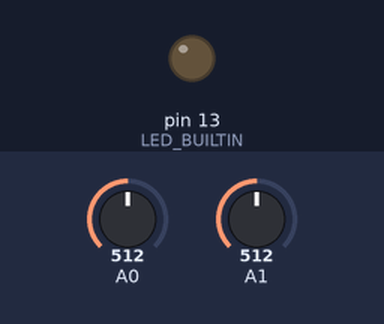
Bench run of a sketch on a simulated Arduino Uno, built with avr-gcc and run on an emulated ATmega328P. On the bench: output pins drawn as LEDs (lit = HIGH). The test bench sets the inputs (shaded band); at power-on: A0 = 512, A1 = 512.

Above: at 1.2 s.
1.3 s: A0 set to 524
At 2.5 s:
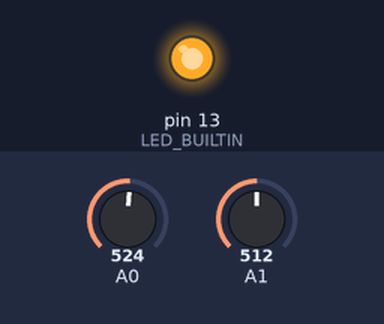
2.8 s: A0 set to 511
At 3.6 s:
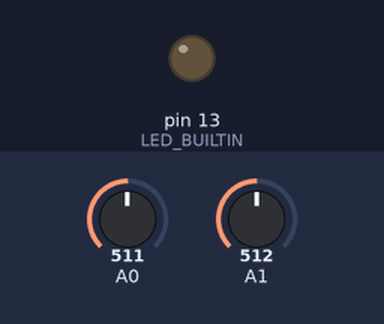
4.3 s: A0 set to 716
At 4.9 s:
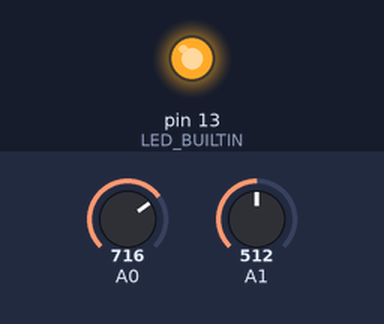
Timing chart, 0 to 7.3 s (numbered marks = the images above; inputs shaded):
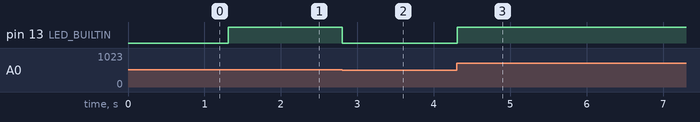

The sketch:

comparador_fotoceldas.ino
```cpp
/* Comparador de iluminación con 2 fotoceldas
 *
 *  David Guzmán
 *  14 de julio de 2021
 *
 *  Creado usando Tinkercad
 *
 *  Lee valor medido por 2 fotoceldas. Enciende LED de Arduino si la
 *  luz vista a la 'derecha' es mayor que la de la 'izquierda'.
 *
 *  A mayor iluminación, mayor lectura en el puerto de entrada análogo.
 *  Si desea invertir este comportamiento, puede intercambiar lugares
 *  entre fotocelda y resistencia.
 *
 *  Conexiones:
 *
 * Fotocelda derecha:
 *    5V --- fotocelda ---- R=10kohm --- GND
 *                       |
 *                       ---- A0
 *
 *  Fotocelda izquierda:
 *    5V --- fotocelda ---- R=10kohm --- GND
 *                       |
 *                       ---- A1
 *
 */
int fotoIzq = 0;

int fotoDer = 0;

void setup()
{
  pinMode(A1, INPUT);
  pinMode(A0, INPUT);
  pinMode(LED_BUILTIN, OUTPUT);
}

void loop()
{
  fotoIzq = analogRead(A1);
  fotoDer = analogRead(A0);
  if (fotoIzq < fotoDer) {
    digitalWrite(LED_BUILTIN, HIGH);
  } else {
    digitalWrite(LED_BUILTIN, LOW);
  }
  delay(10); // Delay a little bit to improve simulation performance
}
```

Measured:
- the behaviour switches between 512 and 513 on A0 (found by bisection; images 0 and 1)
- after the input at 1.3 s, pin 13 (LED_BUILTIN): LOW → HIGH at once
- after the input at 2.8 s, pin 13 (LED_BUILTIN): HIGH → LOW at once
- after the input at 4.3 s, pin 13 (LED_BUILTIN): LOW → HIGH at once
